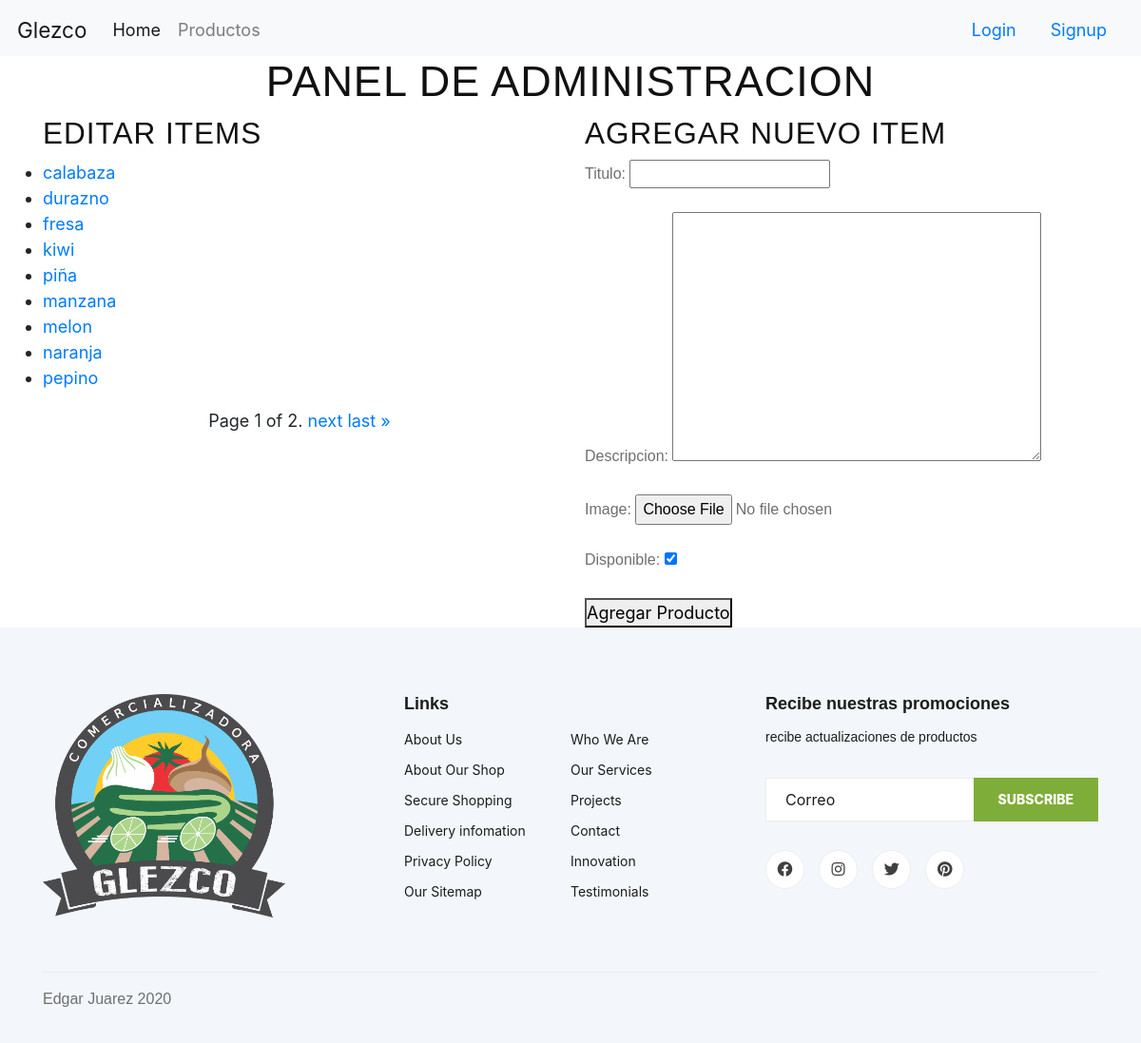
The app's page /paneldecontrol with its own data.
### core/models.py (models this page shows, shortened)
class productos(models.Model):
    titulo = models.CharField(max_length=100)
    descripcion = models.TextField(blank=True)
    price = models.FloatField(default=1) #quitar
    image = models.ImageField(upload_to='media/core/images/')
    slug = models.SlugField(null=False, unique=True)
    disponible = models.BooleanField(default=True)
    def get_absolute_url_panel(self):
        return reverse("producto_panel", kwargs={'slug': self.slug})

### core/views.py (the view)
# urls.py: path('paneldecontrol', views.panel.as_view(), name='panel'),
class panel(ListView):
    model = productos
    paginate_by = 9
    template_name='core/panel.html'
    def get_context_data(self, **kwargs):
        context = super(panel, self).get_context_data(**kwargs)
        context['form'] = ProductEditForm
        return context

### core/templates/core/panel.html (shortened to what this page needs)
{% extends "core/base.html" %}
{% block content %}
<section>
    <div class="container">
        <div class="row justify-content-md-center">
            <h1>Panel de Administracion</h1>
        </div>
        <div class="row">
            <div class="col">
                <h3>Editar Items</h3>
                <ul>
                    {% for item in object_list %}
                    <li>
                        <a href="{{ item.get_absolute_url_panel }}">{{ item.titulo }}</a>
                    </li>
                    {% empty %}
                    <li>No articles yet.</li>
                    {% endfor %}
                    </ul>
                    <div class="pagination row justify-content-md-center">
                        <span class="step-links">
                            <span class="current">
                                Page {{ page_obj.number }} of {{ page_obj.paginator.num_pages }}.
                            </span>
                            {% if page_obj.has_next %}
                                <a href="?page={{ page_obj.next_page_number }}">next</a>
                                <a href="?page={{ page_obj.paginator.num_pages }}">last &raquo;</a>
                            {% endif %}
                        </span>
                    </div>
            </div>
            <div class="col">
                <h3>agregar nuevo item</h3>
                <form method="post" action="{% url 'agregar-producto' %}" enctype="multipart/form-data">
                    {{form.as_p}}
                    <button type="submit">Agregar Producto</button>
                </form>
            </div>
        </div>
    </div>
</section>
{% endblock content %}

### core/static/core/style-glezco.css (style rules this page uses)
* { margin: 0; padding: 0; box-sizing: border-box; }
html { font-family: Fine-Eroded; font-size: 18px; }
.row { max-width: 1140px; margin: 0 auto; }
h1, h2, h3, h4 { font-weight: 300; text-transform: uppercase; letter-spacing: 1px; }

### core/static/core/css/style.css (style rules this page uses)
html, body { height: 100%; font-family: "Cairo", sans-serif; -webkit-font-smoothing: antialiased; font-smoothing: antialiased; }
h1, h2, h3, h4, h5, h6 { margin: 0; color: #111111; font-weight: 400; font-family: "Cairo", sans-serif; }
h1 { font-size: 70px; }
h3 { font-size: 30px; }
p { font-size: 16px; font-family: "Cairo", sans-serif; color: #6f6f6f; font-weight: 400; line-height: 26px; margin: 0 0 15px 0; }
ul, ol { padding: 0; margin: 0; }
@media only screen and (min-width: 1200px) { .container { max-width: 1170px; } }

### records on screen
productos: titulo "calabaza"
productos: titulo "durazno"
productos: titulo "fresa"
productos: titulo "kiwi"
productos: titulo "piña"
productos: titulo "manzana"
productos: titulo "melon"
productos: titulo "naranja"
productos: titulo "pepino"

### other values on screen
{{ page_obj.number }} "1"
{{ page_obj.paginator.num_pages }} "2"
